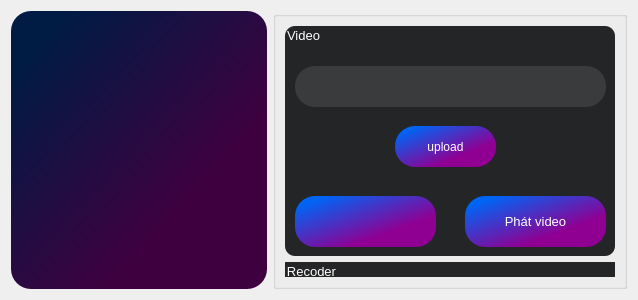
                     <widget class="QWidget" name="tran_page">
                      <layout class="QGridLayout" name="gridLayout_10">
                       <item row="0" column="0">
                        <layout class="QVBoxLayout" name="verticalLayout_22">
                         <item>
                          <widget class="QTextEdit" name="textEdit_2">
                           <property name="font">
                            <font>
                             <family>Times New Roman</family>
                             <pointsize>30</pointsize>
                             <weight>50</weight>
                             <italic>false</italic>
                             <bold>false</bold>
                            </font>
                           </property>
                           <property name="styleSheet">
                            <string notr="true">  border-radius: 20px;
   background-color: qlineargradient(spread:pad, x1:1, y1:1, x2:0, y2:0, stop:0.306818 rgba(63, 0, 64, 255), stop:0.886364 rgba(0, 27, 68, 255));
font: 30pt &quot;Times New Roman&quot;;

</string>
                           </property>
                          </widget>
                         </item>
                        </layout>
                       </item>
                       <item row="0" column="1">
                        <widget class="QGroupBox" name="groupBox_4">
                         <property name="minimumSize">
                          <size>
                           <width>350</width>
                           <height>0</height>
                          </size>
                         </property>
                         <property name="maximumSize">
                          <size>
                           <width>390</width>
                           <height>16777215</height>
                          </size>
                         </property>
                         <property name="font">
                          <font>
                           <family>Segoe UI</family>
                           <pointsize>10</pointsize>
                           <weight>50</weight>
                           <italic>false</italic>
                           <bold>false</bold>
                          </font>
                         </property>
                         <property name="autoFillBackground">
                          <bool>false</bool>
                         </property>
                         <property name="styleSheet">
                          <string notr="true">

gridline-color: rgb(97, 97, 97);</string>
                         </property>
                         <property name="title">
                          <string/>
                         </property>
                         <property name="flat">
                          <bool>false</bool>
                         </property>
                         <property name="checkable">
                          <bool>false</bool>
                         </property>
                         <layout class="QGridLayout" name="gridLayout_9">
                          <item row="1" column="0">
                           <widget class="QGroupBox" name="recoder_grbox">
                            <property name="font">
                             <font>
                              <family>Segoe UI</family>
                              <pointsize>10</pointsize>
                              <weight>50</weight>
                              <italic>false</italic>
                              <bold>false</bold>
                             </font>
                            </property>
                            <property name="styleSheet">
                             <string notr="true">QGroupBox {
    background-color: #242526;
    border: none;
    border-radius: 10px;
	
	color: rgb(255, 255, 255);
}</string>
                            </property>
                            <property name="title">
                             <string>Recoder</string>
                            </property>
                            <widget class="QGroupBox" name="groupBox_5">
                             <property name="geometry">
                              <rect>
                               <x>0</x>
                               <y>240</y>
                               <width>330</width>
                               <height>91</height>
                              </rect>
                             </property>
                             <property name="minimumSize">
                              <size>
                               <width>330</width>
                               <height>0</height>
                              </size>
                             </property>
                             <property name="focusPolicy">
                              <enum>Qt::NoFocus</enum>
                             </property>
                             <property name="title">
                              <string/>
                             </property>
                             <property name="flat">
                              <bool>false</bool>
                             </property>
                             <property name="checkable">
                              <bool>false</bool>
                             </property>
                             <widget class="QTextEdit" name="size_text_5">
                              <property name="geometry">
                               <rect>
                                <x>110</x>
                                <y>50</y>
                                <width>51</width>
                                <height>31</height>
                               </rect>
                              </property>
                              <property name="styleSheet">
                               <string notr="true">
   background-color: #3A3B3C;
</string>
                              </property>
                              <property name="html">
                               <string>&lt;!DOCTYPE HTML PUBLIC &quot;-//W3C//DTD HTML 4.0//EN&quot; &quot;http://www.w3.org/TR/REC-html40/strict.dtd&quot;&gt;
&lt;html&gt;&lt;head&gt;&lt;meta name=&quot;qrichtext&quot; content=&quot;1&quot; /&gt;&lt;style type=&quot;text/css&quot;&gt;
p, li { white-space: pre-wrap; }
&lt;/style&gt;&lt;/head&gt;&lt;body style=&quot; font-family:'Segoe UI'; font-size:10pt; font-weight:400; font-style:normal;&quot;&gt;
&lt;p style=&quot; margin-top:0px; margin-bottom:0px; margin-left:0px; margin-right:0px; -qt-block-indent:0; text-indent:0px;&quot;&gt;&lt;span style=&quot; font-family:'Times New Roman'; font-size:12pt;&quot;&gt;30&lt;/span&gt;&lt;/p&gt;&lt;/body&gt;&lt;/html&gt;</string>
                              </property>
                             </widget>
                             <widget class="QLabel" name="size_text_6">
                              <property name="geometry">
                               <rect>
                                <x>20</x>
                                <y>60</y>
                                <width>71</width>
                                <height>16</height>
                               </rect>
                              </property>
                              <property name="font">
                               <font>
                                <family>Times New Roman</family>
                                <pointsize>11</pointsize>
                                <weight>9</weight>
                                <italic>true</italic>
                                <bold>false</bold>
                               </font>
                              </property>
                              <property name="styleSheet">
                               <string notr="true">font: 75 italic 11pt &quot;Times New Roman&quot;;</string>
                              </property>
                              <property name="text">
                               <string>Cỡ chữ :</string>
                              </property>
                             </widget>
                             <widget class="QComboBox" name="font_combox_3">
                              <property name="geometry">
                               <rect>
                                <x>110</x>
                                <y>0</y>
                                <width>181</width>
                                <height>31</height>
                               </rect>
                              </property>
                              <property name="styleSheet">
                               <string notr="true">
   background-color: #3A3B3C;
</string>
                              </property>
                              <item>
                               <property name="text">
                                <string>Times New Roman</string>
                               </property>
                              </item>
                              <item>
                               <property name="text">
                                <string>Roboto Condensed</string>
                               </property>
                              </item>
                              <item>
                               <property name="text">
                                <string>Arial</string>
                               </property>
                              </item>
                              <item>
                               <property name="text">
                                <string>Vani</string>
                               </property>
                              </item>
                              <item>
                               <property name="text">
                                <string>Verdana</string>
                               </property>
                              </item>
                              <item>
                               <property name="text">
                                <string>Fairwater Script</string>
                               </property>
                              </item>
                              <item>
                               <property name="text">
                                <string>Tahoma</string>
                               </property>
                              </item>
                              <item>
                               <property name="text">
                                <string>New Item</string>
                               </property>
                              </item>
                              <item>
                               <property name="text">
                                <string>TH SarabunPSK</string>
                               </property>
                              </item>
                             </widget>
                             <widget class="QLabel" name="font_text_3">
                              <property name="geometry">
                               <rect>
                                <x>20</x>
                                <y>10</y>
                                <width>101</width>
                                <height>16</height>
                               </rect>
                              </property>
                              <property name="font">
                               <font>
                                <family>Times New Roman</family>
                                <pointsize>11</pointsize>
                                <weight>9</weight>
                                <italic>true</italic>
                                <bold>false</bold>
                               </font>
                              </property>
                              <property name="styleSheet">
                               <string notr="true">font: 75 italic 11pt &quot;Times New Roman&quot;;</string>
                              </property>
                              <property name="text">
                               <string>Font Chữ :</string>
                              </property>
                             </widget>
                             <widget class="QPushButton" name="size_ok_button_3">
                              <property name="geometry">
                               <rect>
                                <x>170</x>
                                <y>50</y>
                                <width>41</width>
                                <height>31</height>
                               </rect>
                              </property>
                              <property name="styleSheet">
                               <string notr="true">QPushButton:disabled {
   background-color: qlineargradient(spread:pad, x1:1, y1:1, x2:0, y2:0, stop:0.306818 rgba(63, 0, 64, 255), stop:0.886364 rgba(0, 27, 68, 255));
}
QPushButton:hover:!pressed {
   background-color: qlineargradient(spread:pad, x1:1, y1:1, x2:0, y2:0, stop:0.306818 rgba(63, 0, 64, 255), stop:0.886364 rgba(0, 27, 68, 255));
}
QPushButton {
   background-color: qlineargradient(spread:pad, x1:1, y1:1, x2:0, y2:0, stop:0.306818 rgba(143, 0, 146, 255), stop:0.886364 rgba(0, 100, 245, 255));
   border: none; 
   color: white;
   border-radius: 10px;
}</string>
                              </property>
                              <property name="text">
                               <string>OK</string>
                              </property>
                             </widget>
                            </widget>
                            <widget class="QLabel" name="link_recoder_label_">
                             <property name="geometry">
                              <rect>
                               <x>10</x>
                               <y>40</y>
                               <width>311</width>
                               <height>41</height>
                              </rect>
                             </property>
                             <property name="styleSheet">
                              <string notr="true">QLabel {
   background-color: #3A3B3C;
   border: none; 
   color: white;
   border-radius: 20px;
}</string>
                             </property>
                             <property name="text">
                              <string/>
                             </property>
                            </widget>
                            <widget class="QPushButton" name="upload_recoder_button">
                             <property name="geometry">
                              <rect>
                               <x>110</x>
                               <y>100</y>
                               <width>101</width>
                               <height>41</height>
                              </rect>
                             </property>
                             <property name="styleSheet">
                              <string notr="true">QPushButton:hover:!pressed {
    background-color: qlineargradient(spread:pad, x1:1, y1:1, x2:0, y2:0, stop:0.306818 rgba(63, 0, 64, 255), stop:0.886364 rgba(0, 27, 68, 255));
}
QPushButton {
   background-color: qlineargradient(spread:pad, x1:1, y1:1, x2:0, y2:0, stop:0.306818 rgba(143, 0, 146, 255), stop:0.886364 rgba(0, 100, 245, 255));
    border: none;
   color: white;
   border-radius: 25px;
   border-radius: 20px;
}</string>
                             </property>
                             <property name="text">
                              <string>upload</string>
                             </property>
                             <property name="icon">
                              <iconset resource="../Modern_GUI_PyDracula_PySide6_or_PyQt6-master/resources.qrc">
                               <normaloff>:/icons/images/icons/cil-folder-open.png</normaloff>:/icons/images/icons/cil-folder-open.png</iconset>
                             </property>
                            </widget>
                            <widget class="QPushButton" name="tran_recoder_button">
                             <property name="geometry">
                              <rect>
                               <x>90</x>
                               <y>170</y>
                               <width>141</width>
                               <height>51</height>
                              </rect>
                             </property>
                             <property name="font">
                              <font>
                               <family>Segoe UI</family>
                               <pointsize>10</pointsize>
                               <weight>50</weight>
                               <italic>false</italic>
                               <bold>false</bold>
                              </font>
                             </property>
                             <property name="styleSheet">
                              <string notr="true">QPushButton:disabled {
   background-color: qlineargradient(spread:pad, x1:1, y1:1, x2:0, y2:0, stop:0.306818 rgba(63, 0, 64, 255), stop:0.886364 rgba(0, 27, 68, 255));
}
QPushButton:hover:!pressed {
   background-color: qlineargradient(spread:pad, x1:1, y1:1, x2:0, y2:0, stop:0.306818 rgba(63, 0, 64, 255), stop:0.886364 rgba(0, 27, 68, 255));
}
QPushButton {
   background-color: qlineargradient(spread:pad, x1:1, y1:1, x2:0, y2:0, stop:0.306818 rgba(143, 0, 146, 255), stop:0.886364 rgba(0, 100, 245, 255));
   border: none; 
   color: white;
   border-radius: 20px;
}</string>
                             </property>
                             <property name="text">
                              <string/>
                             </property>
                             <property name="icon">
                              <iconset resource="../Modern_GUI_PyDracula_PySide6_or_PyQt6-master/resources.qrc">
                               <normaloff>:/icons/images/icons/cil-transfer.png</normaloff>:/icons/images/icons/cil-transfer.png</iconset>
                             </property>
                             <property name="iconSize">
                              <size>
                               <width>100000000</width>
                               <height>70</height>
                              </size>
                             </property>
                            </widget>
                           </widget>
                          </item>
                          <item row="0" column="0">
                           <widget class="QGroupBox" name="video_grboxx">
                            <property name="minimumSize">
                             <size>
                              <width>330</width>
                              <height>230</height>
                             </size>
                            </property>
                            <property name="maximumSize">
                             <size>
                              <width>350</width>
                              <height>1000000</height>
                             </size>
                            </property>
                            <property name="font">
                             <font>
                              <family>Segoe UI</family>
                              <pointsize>10</pointsize>
                              <weight>50</weight>
                              <italic>false</italic>
                              <bold>false</bold>
                             </font>
                            </property>
                            <property name="styleSheet">
                             <string notr="true">QGroupBox {
    background-color: #242526;
    border: none;
    border-radius: 10px;
	
	color: rgb(255, 255, 255);
}</string>
                            </property>
                            <property name="title">
                             <string>Video</string>
                            </property>
                            <widget class="QLabel" name="link_video_label">
                             <property name="geometry">
                              <rect>
                               <x>10</x>
                               <y>40</y>
                               <width>311</width>
                               <height>41</height>
                              </rect>
                             </property>
                             <property name="styleSheet">
                              <string notr="true">QLabel {
   background-color: #3A3B3C;
   border: none; 
   color: white;
   border-radius: 20px;
}</string>
                             </property>
                             <property name="text">
                              <string/>
                             </property>
                            </widget>
                            <widget class="QPushButton" name="tran_video_button">
                             <property name="geometry">
                              <rect>
                               <x>10</x>
                               <y>170</y>
                               <width>141</width>
                               <height>51</height>
                              </rect>
                             </property>
                             <property name="font">
                              <font>
                               <family>Segoe UI</family>
                               <pointsize>10</pointsize>
                               <weight>50</weight>
                               <italic>false</italic>
                               <bold>false</bold>
                              </font>
                             </property>
                             <property name="styleSheet">
                              <string notr="true">QPushButton:disabled {
   background-color: qlineargradient(spread:pad, x1:1, y1:1, x2:0, y2:0, stop:0.306818 rgba(63, 0, 64, 255), stop:0.886364 rgba(0, 27, 68, 255));
}
QPushButton:hover:!pressed {
   background-color: qlineargradient(spread:pad, x1:1, y1:1, x2:0, y2:0, stop:0.306818 rgba(63, 0, 64, 255), stop:0.886364 rgba(0, 27, 68, 255));
}
QPushButton {
   background-color: qlineargradient(spread:pad, x1:1, y1:1, x2:0, y2:0, stop:0.306818 rgba(143, 0, 146, 255), stop:0.886364 rgba(0, 100, 245, 255));
   border: none; 
   color: white;
   border-radius: 20px;
}</string>
                             </property>
                             <property name="text">
                              <string/>
                             </property>
                             <property name="icon">
                              <iconset resource="../Modern_GUI_PyDracula_PySide6_or_PyQt6-master/resources.qrc">
                               <normaloff>:/icons/images/icons/cil-transfer.png</normaloff>:/icons/images/icons/cil-transfer.png</iconset>
                             </property>
                             <property name="iconSize">
                              <size>
                               <width>100000000</width>
                               <height>70</height>
                              </size>
                             </property>
                            </widget>
                            <widget class="QPushButton" name="upload_video_button">
                             <property name="geometry">
                              <rect>
                               <x>110</x>
                               <y>100</y>
                               <width>101</width>
                               <height>41</height>
                              </rect>
                             </property>
                             <property name="styleSheet">
                              <string notr="true">QPushButton:hover:!pressed {
    background-color: qlineargradient(spread:pad, x1:1, y1:1, x2:0, y2:0, stop:0.306818 rgba(63, 0, 64, 255), stop:0.886364 rgba(0, 27, 68, 255));
}
QPushButton {
   background-color: qlineargradient(spread:pad, x1:1, y1:1, x2:0, y2:0, stop:0.306818 rgba(143, 0, 146, 255), stop:0.886364 rgba(0, 100, 245, 255));
    border: none;
   color: white;
   border-radius: 25px;
   border-radius: 20px;
}</string>
                             </property>
                             <property name="text">
                              <string>upload</string>
                             </property>
                             <property name="icon">
                              <iconset resource="../Modern_GUI_PyDracula_PySide6_or_PyQt6-master/resources.qrc">
                               <normaloff>:/icons/images/icons/cil-folder-open.png</normaloff>:/icons/images/icons/cil-folder-open.png</iconset>
                             </property>
                            </widget>
                            <widget class="QPushButton" name="play_video_button">
                             <property name="geometry">
                              <rect>
                               <x>180</x>
                               <y>170</y>
                               <width>141</width>
                               <height>51</height>
                              </rect>
                             </property>
                             <property name="font">
                              <font>
                               <family>Segoe UI</family>
                               <pointsize>10</pointsize>
                               <weight>50</weight>
                               <italic>false</italic>
                               <bold>false</bold>
                              </font>
                             </property>
                             <property name="styleSheet">
                              <string notr="true">QPushButton:disabled {
   background-color: qlineargradient(spread:pad, x1:1, y1:1, x2:0, y2:0, stop:0.306818 rgba(63, 0, 64, 255), stop:0.886364 rgba(0, 27, 68, 255));
}
QPushButton:hover:!pressed {
   background-color: qlineargradient(spread:pad, x1:1, y1:1, x2:0, y2:0, stop:0.306818 rgba(63, 0, 64, 255), stop:0.886364 rgba(0, 27, 68, 255));
}
QPushButton {
   background-color: qlineargradient(spread:pad, x1:1, y1:1, x2:0, y2:0, stop:0.306818 rgba(143, 0, 146, 255), stop:0.886364 rgba(0, 100, 245, 255));
   border: none; 
   color: white;
   border-radius: 20px;
}</string>
                             </property>
                             <property name="text">
                              <string>Phát video</string>
                             </property>
                            </widget>
                            <widget class="QSlider" name="slide_time">
                             <property name="geometry">
                              <rect>
                               <x>10</x>
                               <y>280</y>
                               <width>311</width>
                               <height>21</height>
                              </rect>
                             </property>
                             <property name="styleSheet">
                              <string notr="true">QPushButton:disabled {
   background-color: qlineargradient(spread:pad, x1:1, y1:1, x2:0, y2:0, stop:0.306818 rgba(63, 0, 64, 255), stop:0.886364 rgba(0, 27, 68, 255));
}
QPushButton:hover:!pressed {
   background-color: qlineargradient(spread:pad, x1:1, y1:1, x2:0, y2:0, stop:0.306818 rgba(63, 0, 64, 255), stop:0.886364 rgba(0, 27, 68, 255));
}
QPushButton {
   background-color: qlineargradient(spread:pad, x1:1, y1:1, x2:0, y2:0, stop:0.306818 rgba(143, 0, 146, 255), stop:0.886364 rgba(0, 100, 245, 255));
   border: none; 
   color: white;
   border-radius: 20px;
}</string>
                             </property>
                             <property name="orientation">
                              <enum>Qt::Horizontal</enum>
                             </property>
                            </widget>
                           </widget>
                          </item>
                         </layout>
                        </widget>
                       </item>
                      </layout>
                     </widget>
